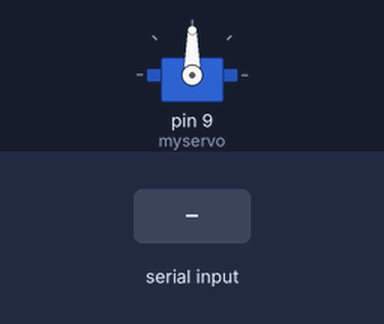
The sketch below on a simulated Arduino Uno, built with avr-gcc and run on an emulated ATmega328P. On the bench: servo. The test bench sets the inputs (shaded band).

Above: at 1.2 s.
1.3 s: "OPEN" received over Serial
At 3.4 s:
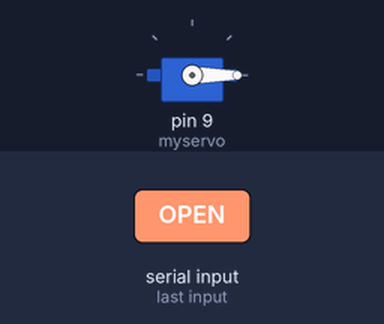
Timing chart, 0 to 8.8 s (numbered marks = the images above; inputs shaded):
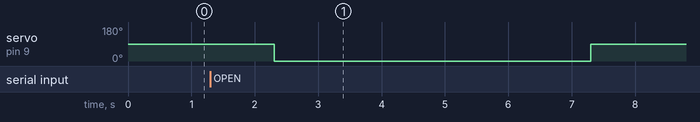

Measured:
- after the input at 1.3 s, servo on pin 9 (myservo): 90° → 0° after 1.0 s, → 90° 5.0 s later

The sketch:

gatesketch.ino
```cpp
#include <Servo.h>

Servo myservo;

int open_pos = 0;
int close_pos = 90;

void setup() {
  Serial.begin(9600);
  myservo.attach(9);
  myservo.write(close_pos);
}

void loop() {
  if (Serial.available() > 0) {
    String msg = Serial.readString();

    if (msg == "OPEN") {
      myservo.write(open_pos);
      delay(5000);
      myservo.write(close_pos);
    }
  }
}
```
